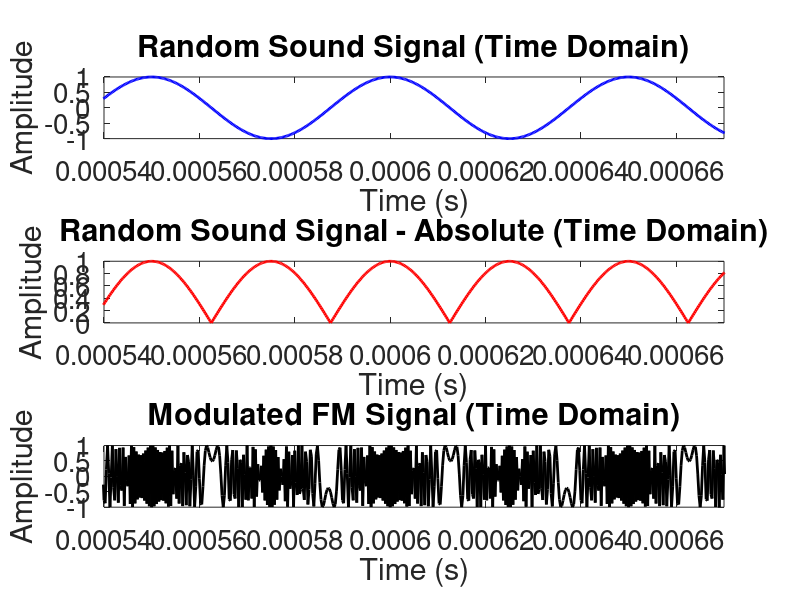
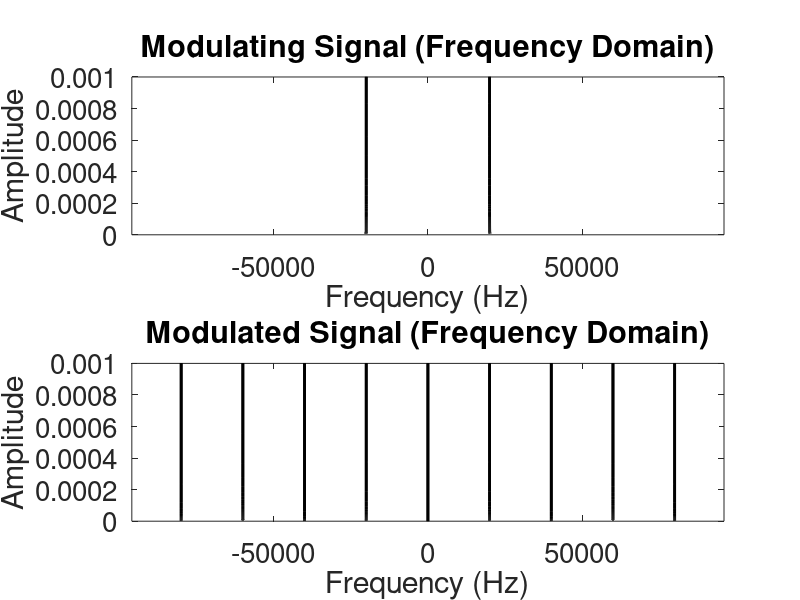
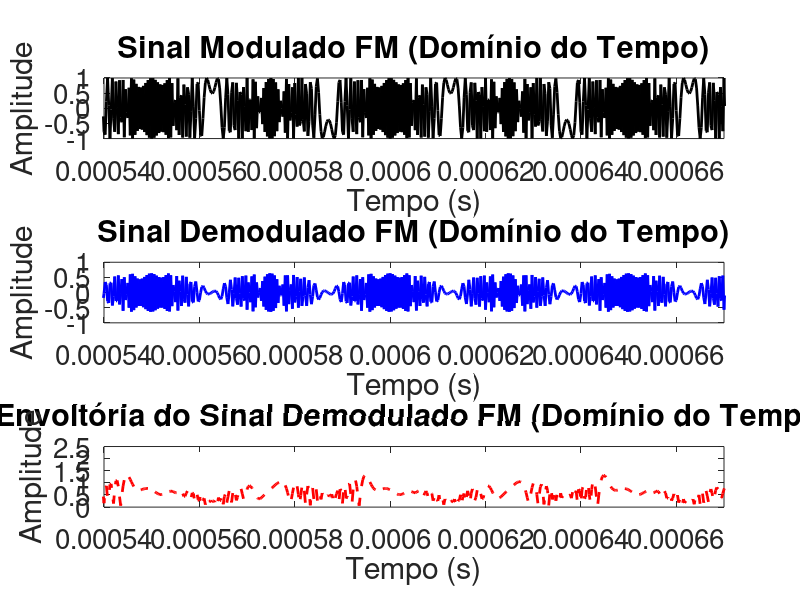
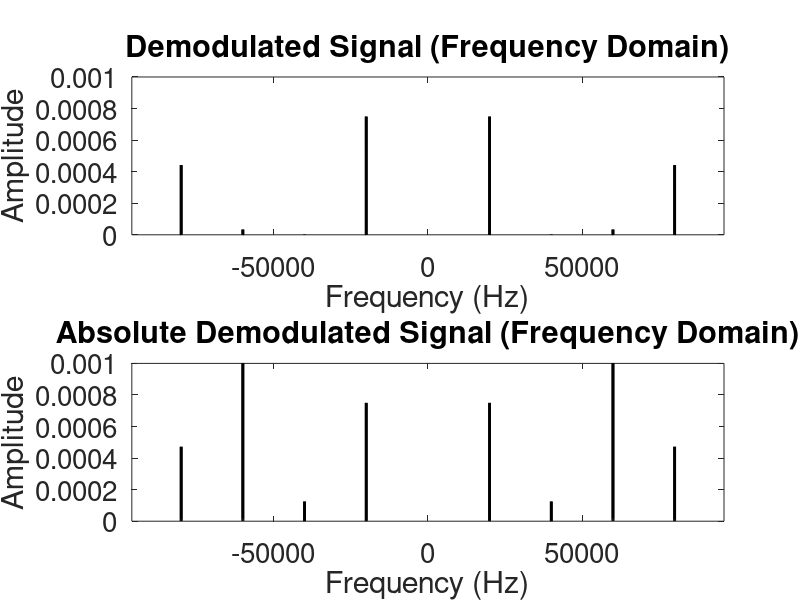

Here is the MATLAB script that generated these plots, in order:
close all; clear all; clc;
pkg load signal;

% Altera o tamanho da fonte nos plots para 15
set(0, 'DefaultAxesFontSize', 20);

% Defining the signals amplitude.
A_modulating = 1;
A_carrier = 1;

% Defining the signals frequency
f_modulating_max = 20000;
f_carrier = 80000;

% modulator sensibility for frequency variation (Hz/volts)
k_f = 2000000;
k0 = 2*pi*k_f;

% Delta variable, correponding to max frequency variation.
d_f = k_f*A_modulating;

% Beta variable, correspondig to percentage of frequency variation about the frequency of the modulating.
b = d_f/f_modulating_max;

% Defining the period and frequency of sampling:
fs = 50*f_carrier;
Ts = 1/fs;
T = 1/f_modulating_max;

% Defining the sinal period.
t_inicial = 0;
t_final = 2;

% "t" vector, correspondig to the time period of analysis, on time domain.
t = [t_inicial:Ts:t_final];

% Modulating Singnal for FM modulation
modulating_signal = A_modulating *cos(2*pi*f_modulating_max*t);

% Calculate the number of zeros to be added
num_zeros = length(t) - length(modulating_signal);

% Add the zeros to the end of the modulating_signal vector
modulating_signal = [modulating_signal, zeros(1, num_zeros)];

% Transpose the modulated signal if necessary
modulated_signal = transpose(modulating_signal);

% Creating the FM modulated signal:
phase_argument = 2*pi*k_f*cumsum(modulating_signal)*(Ts);
modulated_signal = A_carrier * cos(2*pi*f_carrier*t + phase_argument);

% Plot signals on time domain:
figure(1)
subplot(311)
plot(t, (modulating_signal),'b', 'LineWidth', 2)
xlim([0.00054 0.00067])
xlabel('Time (s)')
ylabel('Amplitude')
title('Random Sound Signal (Time Domain)')

subplot(312)
plot(t, abs(modulating_signal),'r', 'LineWidth', 2)
xlim([0.00054 0.00067])
xlabel('Time (s)')
ylabel('Amplitude')
title('Random Sound Signal - Absolute (Time Domain)')

subplot(313)
plot(t, modulated_signal,'k', 'LineWidth', 2)
xlim([0.00054 0.00067])
xlabel('Time (s)')
ylabel('Amplitude')
title('Modulated FM Signal (Time Domain)')

% calculating the step of the frequency vector "f" (frequency domain);
f_step = 1/t_final;

% creating the frequency vector "f" (frequency domain);
f = [-fs/2:f_step:fs/2];

% calculating the FFT of the random signal;
modulating_f = fft(modulating_signal)/length(modulating_signal);
modulating_f = fftshift(modulating_f);

% calculating the FFT of the modulated signal;
modulated_f = fft(modulated_signal)/length(modulated_signal);
modulated_f = fftshift(modulated_f);

% Plotting the modulated signal on frequency domain;
figure(2)
subplot(211)
plot(f, abs(modulating_f), 'k', 'LineWidth', 2)
xlabel('Frequency (Hz)')
ylabel('Amplitude')
title('Modulating Signal (Frequency Domain)')
xlim([-f_carrier*1.2 f_carrier*1.2])
ylim([0 A_carrier/1000])


subplot(212)
plot(f, abs(modulated_f), 'k', 'LineWidth', 2)
xlabel('Frequency (Hz)')
ylabel('Amplitude')
title('Modulated Signal (Frequency Domain)')
xlim([-f_carrier*1.2 f_carrier*1.2])
ylim([0 A_carrier/1000])

% Calculating the FM demodulation for the modulated signal
demodulated_signal = diff(modulated_signal) * fs / k0;
demodulated_signal = [demodulated_signal, 0];  % Sinal demodulado

% calculating the FFT of the random signal;
demodulated_f = fft(demodulated_signal)/length(demodulated_signal);
demodulated_f = fftshift(demodulated_f);

% Calculating the signal wrap. 
demodulated_wrap = abs(hilbert(demodulated_signal));

% Plotting the modulated and demodulated signals on time domain:
figure(3)
subplot(311)
plot(t, modulated_signal, 'k', 'LineWidth', 2)
xlim([0.00054 0.00067])
xlabel('Tempo (s)')
ylabel('Amplitude')
title('Sinal Modulado FM (Domínio do Tempo)')

subplot(312)
plot(t, demodulated_signal, 'b', 'LineWidth', 2)
xlim([0.00054 0.00067])
xlabel('Tempo (s)')
ylabel('Amplitude')
title('Sinal Demodulado FM (Domínio do Tempo)')

subplot(313)
plot(t, demodulated_wrap, 'r--', 'LineWidth', 2)
xlim([0.00054 0.00067])
xlabel('Tempo (s)')
ylabel('Amplitude')
title('Envoltória do Sinal Demodulado FM (Domínio do Tempo)')

figure(4)
subplot(211)
plot(f, demodulated_f, 'k', 'LineWidth', 2)
xlabel('Frequency (Hz)')
ylabel('Amplitude')
title('Demodulated Signal (Frequency Domain)')
xlim([-f_carrier*1.2 f_carrier*1.2])
ylim([0 A_carrier/1000])

subplot(212)
plot(f, abs(demodulated_f), 'k', 'LineWidth', 2)
xlabel('Frequency (Hz)')
ylabel('Amplitude')
title('Absolute Demodulated Signal (Frequency Domain)')
xlim([-f_carrier*1.2 f_carrier*1.2])
ylim([0 A_carrier/1000])
